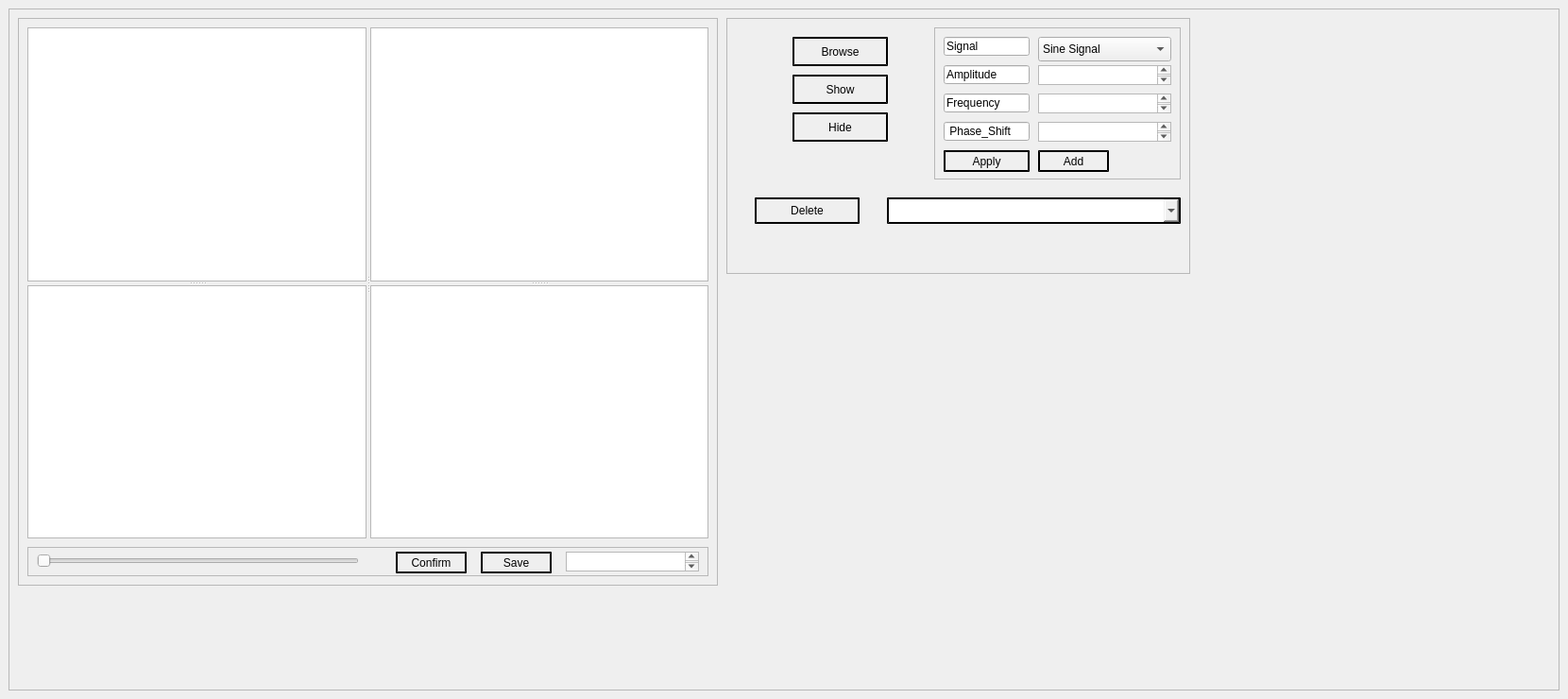
<?xml version="1.0" encoding="UTF-8"?>
<ui version="4.0">
 <class>MainWindow</class>
 <widget class="QMainWindow" name="MainWindow">
  <property name="geometry">
   <rect>
    <x>0</x>
    <y>0</y>
    <width>1660</width>
    <height>740</height>
   </rect>
  </property>
  <property name="windowTitle">
   <string>MainWindow</string>
  </property>
  <widget class="QWidget" name="centralwidget">
   <layout class="QVBoxLayout" name="verticalLayout">
    <item>
     <widget class="QFrame" name="frame">
      <property name="frameShape">
       <enum>QFrame::StyledPanel</enum>
      </property>
      <property name="frameShadow">
       <enum>QFrame::Raised</enum>
      </property>
      <widget class="QFrame" name="frame_14">
       <property name="geometry">
        <rect>
         <x>10</x>
         <y>10</y>
         <width>741</width>
         <height>601</height>
        </rect>
       </property>
       <property name="frameShape">
        <enum>QFrame::StyledPanel</enum>
       </property>
       <property name="frameShadow">
        <enum>QFrame::Raised</enum>
       </property>
       <widget class="QFrame" name="frame_15">
        <property name="geometry">
         <rect>
          <x>10</x>
          <y>560</y>
          <width>721</width>
          <height>31</height>
         </rect>
        </property>
        <property name="frameShape">
         <enum>QFrame::StyledPanel</enum>
        </property>
        <property name="frameShadow">
         <enum>QFrame::Raised</enum>
        </property>
        <widget class="QTextEdit" name="Save_textEdit">
         <property name="geometry">
          <rect>
           <x>570</x>
           <y>5</y>
           <width>141</width>
           <height>21</height>
          </rect>
         </property>
        </widget>
        <widget class="QPushButton" name="SaveButton">
         <property name="geometry">
          <rect>
           <x>480</x>
           <y>5</y>
           <width>75</width>
           <height>23</height>
          </rect>
         </property>
         <property name="toolTip">
          <string>&lt;html&gt;&lt;head/&gt;&lt;body&gt;&lt;p&gt;Press to Save&lt;/p&gt;&lt;/body&gt;&lt;/html&gt;</string>
         </property>
         <property name="styleSheet">
          <string notr="true">QPushButton
{
    border-style: outset;
    border-width: 2px;
    border-color: black;
    font: 9pt &quot;Century&quot;;
}</string>
         </property>
         <property name="text">
          <string>Save</string>
         </property>
        </widget>
        <widget class="QPushButton" name="ConfirmButton">
         <property name="geometry">
          <rect>
           <x>390</x>
           <y>5</y>
           <width>75</width>
           <height>23</height>
          </rect>
         </property>
         <property name="toolTip">
          <string>&lt;html&gt;&lt;head/&gt;&lt;body&gt;&lt;p&gt;Press to Confirm&lt;/p&gt;&lt;/body&gt;&lt;/html&gt;</string>
         </property>
         <property name="styleSheet">
          <string notr="true">QPushButton
{
   border-style: outset;
    border-width: 2px;
    border-color: black;
    font: 9pt &quot;Century&quot;;
}</string>
         </property>
         <property name="text">
          <string>Confirm</string>
         </property>
        </widget>
        <widget class="QSlider" name="horizontalSlider">
         <property name="geometry">
          <rect>
           <x>10</x>
           <y>5</y>
           <width>341</width>
           <height>20</height>
          </rect>
         </property>
         <property name="orientation">
          <enum>Qt::Horizontal</enum>
         </property>
        </widget>
       </widget>
       <widget class="QSplitter" name="splitter_10">
        <property name="geometry">
         <rect>
          <x>10</x>
          <y>10</y>
          <width>721</width>
          <height>541</height>
         </rect>
        </property>
        <property name="orientation">
         <enum>Qt::Horizontal</enum>
        </property>
        <widget class="QSplitter" name="splitter_11">
         <property name="orientation">
          <enum>Qt::Vertical</enum>
         </property>
         <widget class="PlotWidget" name="plotGraphicsView"/>
         <widget class="PlotWidget" name="reconstructGraphicsView"/>
        </widget>
        <widget class="QSplitter" name="splitter_12">
         <property name="orientation">
          <enum>Qt::Vertical</enum>
         </property>
         <widget class="PlotWidget" name="ComposergraphicsView"/>
         <widget class="PlotWidget" name="graphicsView_3"/>
        </widget>
       </widget>
      </widget>
      <widget class="QFrame" name="frame_16">
       <property name="geometry">
        <rect>
         <x>760</x>
         <y>10</y>
         <width>491</width>
         <height>271</height>
        </rect>
       </property>
       <property name="frameShape">
        <enum>QFrame::StyledPanel</enum>
       </property>
       <property name="frameShadow">
        <enum>QFrame::Raised</enum>
       </property>
       <widget class="QFrame" name="frame_17">
        <property name="geometry">
         <rect>
          <x>220</x>
          <y>10</y>
          <width>261</width>
          <height>161</height>
         </rect>
        </property>
        <property name="frameShape">
         <enum>QFrame::StyledPanel</enum>
        </property>
        <property name="frameShadow">
         <enum>QFrame::Raised</enum>
        </property>
        <widget class="QLineEdit" name="AmplitudeLine">
         <property name="geometry">
          <rect>
           <x>10</x>
           <y>40</y>
           <width>91</width>
           <height>20</height>
          </rect>
         </property>
         <property name="text">
          <string>Amplitude</string>
         </property>
        </widget>
        <widget class="QLineEdit" name="FrequencyLine">
         <property name="geometry">
          <rect>
           <x>10</x>
           <y>70</y>
           <width>91</width>
           <height>20</height>
          </rect>
         </property>
         <property name="text">
          <string>Frequency</string>
         </property>
        </widget>
        <widget class="QLineEdit" name="lineEdit_8">
         <property name="geometry">
          <rect>
           <x>10</x>
           <y>100</y>
           <width>91</width>
           <height>20</height>
          </rect>
         </property>
         <property name="text">
          <string> Phase_Shift</string>
         </property>
        </widget>
        <widget class="QTextEdit" name="Amplitude_textEdit">
         <property name="geometry">
          <rect>
           <x>110</x>
           <y>40</y>
           <width>141</width>
           <height>21</height>
          </rect>
         </property>
        </widget>
        <widget class="QTextEdit" name="Frequency_textEdit">
         <property name="geometry">
          <rect>
           <x>110</x>
           <y>70</y>
           <width>141</width>
           <height>21</height>
          </rect>
         </property>
        </widget>
        <widget class="QTextEdit" name="Phase_Shift_textEdit">
         <property name="geometry">
          <rect>
           <x>110</x>
           <y>100</y>
           <width>141</width>
           <height>21</height>
          </rect>
         </property>
        </widget>
        <widget class="QLineEdit" name="lineEdit_9">
         <property name="geometry">
          <rect>
           <x>10</x>
           <y>10</y>
           <width>91</width>
           <height>20</height>
          </rect>
         </property>
         <property name="text">
          <string>Signal </string>
         </property>
        </widget>
        <widget class="QComboBox" name="SignalcomboBox">
         <property name="geometry">
          <rect>
           <x>110</x>
           <y>10</y>
           <width>141</width>
           <height>26</height>
          </rect>
         </property>
         <item>
          <property name="text">
           <string>Sine Signal</string>
          </property>
         </item>
         <item>
          <property name="text">
           <string>Cosine Signal</string>
          </property>
         </item>
        </widget>
        <widget class="QPushButton" name="ApplyButton">
         <property name="geometry">
          <rect>
           <x>10</x>
           <y>130</y>
           <width>91</width>
           <height>23</height>
          </rect>
         </property>
         <property name="toolTip">
          <string>&lt;html&gt;&lt;head/&gt;&lt;body&gt;&lt;p&gt;Press to Show Signal &lt;/p&gt;&lt;/body&gt;&lt;/html&gt;</string>
         </property>
         <property name="styleSheet">
          <string notr="true">QPushButton
{
    border-style: outset;
    border-width: 2px;
    border-color: black;
    font: 9pt &quot;Century&quot;;
}</string>
         </property>
         <property name="text">
          <string>Apply</string>
         </property>
        </widget>
        <widget class="QPushButton" name="AddButton">
         <property name="geometry">
          <rect>
           <x>110</x>
           <y>130</y>
           <width>75</width>
           <height>23</height>
          </rect>
         </property>
         <property name="toolTip">
          <string>&lt;html&gt;&lt;head/&gt;&lt;body&gt;&lt;p&gt;Press to Add Signal &lt;/p&gt;&lt;/body&gt;&lt;/html&gt;</string>
         </property>
         <property name="styleSheet">
          <string notr="true">QPushButton
{
    border-style: outset;
    border-width: 2px;
    border-color: black;
    font: 9pt &quot;Century&quot;;
}</string>
         </property>
         <property name="text">
          <string>Add</string>
         </property>
        </widget>
       </widget>
       <widget class="QComboBox" name="DeletecomboBox">
        <property name="geometry">
         <rect>
          <x>170</x>
          <y>190</y>
          <width>311</width>
          <height>28</height>
         </rect>
        </property>
        <property name="styleSheet">
         <string notr="true"> QComboBox
{
    border-style: outset;
    border-width: 2px;
    border-color: black;
    font: 9pt &quot;Century&quot;;
}</string>
        </property>
       </widget>
       <widget class="QPushButton" name="DeleteButton">
        <property name="geometry">
         <rect>
          <x>30</x>
          <y>190</y>
          <width>111</width>
          <height>28</height>
         </rect>
        </property>
        <property name="toolTip">
         <string>&lt;html&gt;&lt;head/&gt;&lt;body&gt;&lt;p&gt;Press to Delete&lt;/p&gt;&lt;/body&gt;&lt;/html&gt;</string>
        </property>
        <property name="styleSheet">
         <string notr="true">QPushButton
{
   border-style: outset;
    border-width: 2px;
    border-color: black;
    font: 9pt &quot;Century&quot;;
}</string>
        </property>
        <property name="text">
         <string>Delete</string>
        </property>
       </widget>
       <widget class="QPushButton" name="BrowseButton">
        <property name="geometry">
         <rect>
          <x>70</x>
          <y>20</y>
          <width>101</width>
          <height>31</height>
         </rect>
        </property>
        <property name="toolTip">
         <string>&lt;html&gt;&lt;head/&gt;&lt;body&gt;&lt;p&gt;Press to Browse&lt;/p&gt;&lt;/body&gt;&lt;/html&gt;</string>
        </property>
        <property name="styleSheet">
         <string notr="true">QPushButton
{
    border-style: outset;
    border-width: 2px;
    border-color: black;
    font: 9pt &quot;Century&quot;;
}</string>
        </property>
        <property name="text">
         <string>Browse</string>
        </property>
       </widget>
       <widget class="QPushButton" name="ShowButton">
        <property name="geometry">
         <rect>
          <x>70</x>
          <y>60</y>
          <width>101</width>
          <height>31</height>
         </rect>
        </property>
        <property name="styleSheet">
         <string notr="true">QPushButton
{
   border-style: outset;
    border-width: 2px;
    border-color: black;
    font: 9pt &quot;Century&quot;;
}</string>
        </property>
        <property name="text">
         <string>Show</string>
        </property>
       </widget>
       <widget class="QPushButton" name="HideButton">
        <property name="geometry">
         <rect>
          <x>70</x>
          <y>100</y>
          <width>101</width>
          <height>31</height>
         </rect>
        </property>
        <property name="styleSheet">
         <string notr="true">QPushButton
{
   border-style: outset;
    border-width: 2px;
    border-color: black;
    font: 9pt &quot;Century&quot;;
}</string>
        </property>
        <property name="text">
         <string>Hide</string>
        </property>
       </widget>
      </widget>
     </widget>
    </item>
   </layout>
  </widget>
  <widget class="QMenuBar" name="menubar">
   <property name="geometry">
    <rect>
     <x>0</x>
     <y>0</y>
     <width>1660</width>
     <height>18</height>
    </rect>
   </property>
  </widget>
 </widget>
 <customwidgets>
  <customwidget>
   <class>PlotWidget</class>
   <extends>QGraphicsView</extends>
   <header location="global">pyqtgraph</header>
  </customwidget>
 </customwidgets>
 <resources/>
 <connections/>
</ui>
